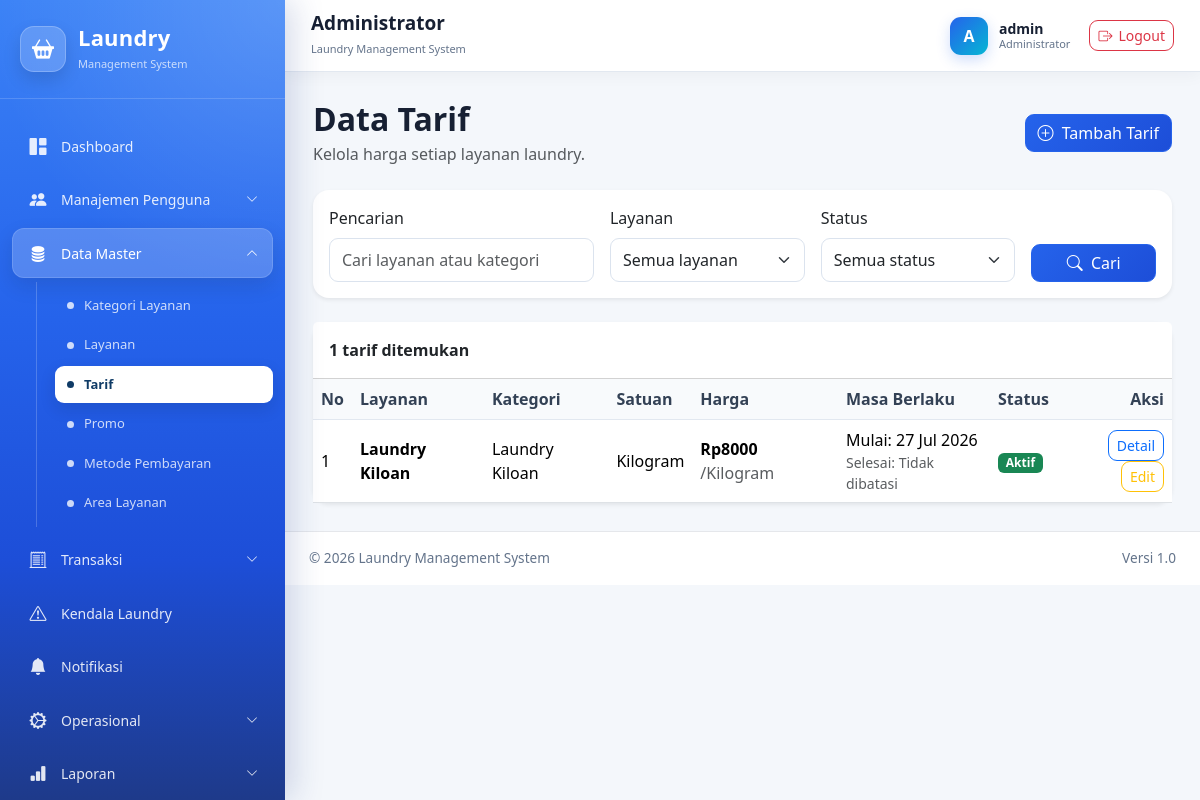
The page /administrator/tarif/ (signed in) on the database its author committed.
### administrator/models.py (models this page shows, shortened)
class User(AbstractUser):
    class Role(models.TextChoices):
        ADMINISTRATOR = "administrator", "Administrator"
        KASIR = "kasir", "Kasir"
        PETUGAS_LAUNDRY = "petugaslaundry", "Petugas Laundry"
        PELANGGAN = "pelanggan", "Pelanggan"
    role = models.CharField(
        max_length=30,
        choices=Role.choices,
        default=Role.PELANGGAN,
        db_index=True,
        verbose_name="Hak akses",
    )
    nomor_hp = models.CharField(
        max_length=20,
        unique=True,
        verbose_name="Nomor HP",
    )
    alamat = models.TextField(
        blank=True,
        verbose_name="Alamat",
    )
    foto = models.ImageField(
        upload_to="pengguna/foto/",
        blank=True,
        null=True,
        verbose_name="Foto",
    )
    is_verified = models.BooleanField(
        default=True,
        db_index=True,
        verbose_name="Terverifikasi",
        help_text="Akun pelanggan langsung aktif setelah registrasi.",
    )
    verified_at = models.DateTimeField(
        blank=True,
        null=True,
        verbose_name="Waktu verifikasi",
    )
    verified_by = models.ForeignKey(
        "self",
        on_delete=models.SET_NULL,
        blank=True,
        null=True,
        related_name="pengguna_diverifikasi",
        verbose_name="Diverifikasi oleh",
    )
    email = models.EmailField(
        unique=True,
        verbose_name="Email",
    )
    class Meta:
        verbose_name = "Pengguna"
        verbose_name_plural = "Data Pengguna"
        ordering = ["username"]
    def verifikasi(self, administrator):
        """
        Memverifikasi akun pelanggan.
        """
        self.is_verified = True
        self.is_active = True
        self.verified_at = timezone.now()
        self.verified_by = administrator
        self.save(
            update_fields=[
                "is_verified",
                "is_active",
                "verified_at",
                "verified_by",
            ]
        )

class Tarif(models.Model):
    layanan = models.ForeignKey(
        Layanan,
        on_delete=models.PROTECT,
        related_name="tarif_set",
        verbose_name="Layanan",
    )
    harga = models.DecimalField(
        max_digits=12,
        decimal_places=2,
        validators=[
            MinValueValidator(0),
        ],
        verbose_name="Harga",
    )
    tanggal_mulai = models.DateField(
        default=timezone.localdate,
        verbose_name="Tanggal mulai berlaku",
    )
    tanggal_selesai = models.DateField(
        blank=True,
        null=True,
        verbose_name="Tanggal selesai",
    )
    is_active = models.BooleanField(
        default=True,
        verbose_name="Aktif",
    )
    created_at = models.DateTimeField(
        auto_now_add=True,
    )
    updated_at = models.DateTimeField(
        auto_now=True,
    )
    class Meta:
        ordering = [
            "-tanggal_mulai",
            "-created_at",
        ]
        verbose_name = "Tarif"
        verbose_name_plural = "Tarif"

class TimeStampedModel(models.Model):
    created_at = models.DateTimeField(
        auto_now_add=True,
        verbose_name="Dibuat pada",
    )
    updated_at = models.DateTimeField(
        auto_now=True,
        verbose_name="Diubah pada",
    )
    class Meta:
        abstract = True

class Layanan(TimeStampedModel):
    class Satuan(models.TextChoices):
        KILOGRAM = "kg", "Kilogram"
        ITEM = "item", "Item"
        PASANG = "pasang", "Pasang"
        METER = "meter", "Meter"
        TRANSAKSI = "transaksi", "Per Transaksi"
    kategori = models.ForeignKey(
        KategoriLayanan,
        on_delete=models.PROTECT,
        related_name="layanan",
        verbose_name="Kategori",
    )
    nama = models.CharField(
        max_length=150,
        unique=True,
        verbose_name="Nama layanan",
    )
    kode = models.CharField(
        max_length=30,
        unique=True,
        verbose_name="Kode layanan",
    )
    satuan = models.CharField(
        max_length=20,
        choices=Satuan.choices,
        verbose_name="Satuan",
    )
    estimasi_hari = models.PositiveIntegerField(
        default=3,
        verbose_name="Estimasi pengerjaan",
        help_text="Estimasi pengerjaan dalam satuan hari.",
    )
    deskripsi = models.TextField(
        blank=True,
        verbose_name="Deskripsi",
    )
    is_express = models.BooleanField(
        default=False,
        verbose_name="Layanan express",
    )
    is_antar_jemput = models.BooleanField(
        default=False,
        verbose_name="Mendukung antar-jemput",
    )
    is_active = models.BooleanField(
        default=True,
        verbose_name="Aktif",
    )
    class Meta:
        verbose_name = "Layanan"
        verbose_name_plural = "Data Layanan"
        ordering = ["kategori__nama", "nama"]

class KategoriLayanan(TimeStampedModel):
    nama = models.CharField(
        max_length=100,
        unique=True,
        verbose_name="Nama kategori",
    )
    deskripsi = models.TextField(
        blank=True,
        verbose_name="Deskripsi",
    )
    is_active = models.BooleanField(
        default=True,
        verbose_name="Aktif",
    )
    class Meta:
        verbose_name = "Kategori Layanan"
        verbose_name_plural = "Kategori Layanan"
        ordering = ["nama"]

### administrator/views_tarif.py (the view, shortened to what this page needs)
@administrator_required
def tarif_list(request):
    tarif_queryset = (
        Tarif.objects
        .select_related(
            "layanan",
            "layanan__kategori",
        )
        .all()
    )
    keyword = request.GET.get(
        "q",
        "",
    ).strip()
    layanan_id = request.GET.get(
        "layanan",
        "",
    ).strip()
    status = request.GET.get(
        "status",
        "",
    ).strip()
    if layanan_id.isdigit():
        tarif_queryset = tarif_queryset.filter(
            layanan_id=layanan_id
        )
    if status == "aktif":
        tarif_queryset = tarif_queryset.filter(
            is_active=True
        )
    elif status == "nonaktif":
        tarif_queryset = tarif_queryset.filter(
            is_active=False
        )
    tarif_queryset = tarif_queryset.order_by(
        "layanan__nama",
        "-tanggal_mulai",
    )
    jumlah_tarif = tarif_queryset.count()
    paginator = Paginator(
        tarif_queryset,
        10,
    )
    page_obj = paginator.get_page(
        request.GET.get("page")
    )
    layanan_choices = (
        Layanan.objects
        .select_related("kategori")
        .all()
        .order_by(
            "kategori__nama",
            "nama",
        )
    )
    context = {
        "page_obj": page_obj,
        "jumlah_tarif": jumlah_tarif,
        "keyword": keyword,
        "layanan_filter": layanan_id,
        "status_filter": status,
        "layanan_choices": layanan_choices,
    }
    return render(
        request,
        "administrator/tarif/tarif_list.html",
        context,
    )

### templates/administrator/tarif/tarif_list.html (shortened to what this page needs)
{% extends "base.html" %}
{% block content %}
<div class="d-flex flex-wrap justify-content-between align-items-center mb-4">
    <div>
        <h2 class="fw-bold mb-1">
            Data Tarif
        </h2>
        <p class="text-muted mb-0">
            Kelola harga setiap layanan laundry.
        </p>
    </div>
    <a
        href="{% url 'administrator:tarif_create' %}"
        class="btn btn-primary mt-3 mt-md-0"
    >
        <i class="bi bi-plus-circle me-1"></i>
        Tambah Tarif
    </a>
</div>
<div class="card border-0 shadow-sm mb-4">
    <div class="card-body">
        <form method="get">
            <div class="row g-3">
                <div class="col-lg-4">
                    <label class="form-label">
                        Pencarian
                    </label>
                    <input
                        type="text"
                        name="q"
                        value="{{ keyword }}"
                        class="form-control"
                        placeholder="Cari layanan atau kategori"
                    >
                </div>
                <div class="col-md-4 col-lg-3">
                    <label class="form-label">
                        Layanan
                    </label>
                    <select
                        name="layanan"
                        class="form-select"
                    >
                        <option value="">
                            Semua layanan
                        </option>
                    </select>
                </div>
                <div class="col-md-4 col-lg-3">
                    <label class="form-label">
                        Status
                    </label>
                    <select
                        name="status"
                        class="form-select"
                    >
                        <option value="">
                            Semua status
                        </option>
                    </select>
                </div>
                <div class="col-md-4 col-lg-2 d-flex align-items-end">
                    <button
                        type="submit"
                        class="btn btn-primary w-100"
                    >
                        <i class="bi bi-search me-1"></i>
                        Cari
                    </button>
                </div>
            </div>
        </form>
    </div>
</div>
<div class="card border-0 shadow-sm">
    <div class="card-header bg-white py-3">
        <strong>
            {{ jumlah_tarif }} tarif ditemukan
        </strong>
    </div>
    <div class="card-body p-0">
        <div class="table-responsive">
            <table class="table table-hover align-middle mb-0">
                <thead class="table-light">
                    <tr>
                        <th>No</th>
                        <th>Layanan</th>
                        <th>Kategori</th>
                        <th>Satuan</th>
                        <th>Harga</th>
                        <th>Masa Berlaku</th>
                        <th>Status</th>
                        <th class="text-end">
                            Aksi
                        </th>
                    </tr>
                </thead>
                <tbody>
                    {% for tarif in page_obj %}
                        <tr>
                            <td>
                                {{ page_obj.start_index|add:forloop.counter0 }}
                            </td>
                            <td>
                                <strong>
                                    {{ tarif.layanan.nama }}
                                </strong>
                            </td>
                            <td>
                                {{ tarif.layanan.kategori.nama }}
                            </td>
                            <td>
                                {{ tarif.layanan.get_satuan_display|default:tarif.layanan.satuan }}
                            </td>
                            <td>
                                <strong>
                                    Rp{{ tarif.harga|floatformat:0 }}
                                </strong>
                                <span class="text-muted">
                                    /{{ tarif.layanan.get_satuan_display|default:tarif.layanan.satuan }}
                                </span>
                            </td>
                            <td>
                                <div>
                                    Mulai:
                                    {{ tarif.tanggal_mulai|date:"d M Y" }}
                                </div>
                                <div class="small text-muted">
                                    Selesai:
                                    {% if tarif.tanggal_selesai %}
                                        {{ tarif.tanggal_selesai|date:"d M Y" }}
                                    {% else %}
                                        Tidak dibatasi
                                    {% endif %}
                                </div>
                            </td>
                            <td>
                                {% if tarif.is_active %}
                                    <span class="badge bg-success">
                                        Aktif
                                    </span>
                                {% else %}
                                    <span class="badge bg-secondary">
                                        Nonaktif
                                    </span>
                                {% endif %}
                            </td>
                            <td class="text-end">
                                <a
                                    href="{% url 'administrator:tarif_detail' tarif.pk %}"
                                    class="btn btn-sm btn-outline-primary"
                                >
                                    Detail
                                </a>
                                <a
                                    href="{% url 'administrator:tarif_update' tarif.pk %}"
                                    class="btn btn-sm btn-outline-warning"
                                >
                                    Edit
                                </a>
                            </td>
                        </tr>
                    {% endfor %}
                </tbody>
            </table>
        </div>
    </div>
</div>
{% endblock %}

### templates/includes/navbar.html (shortened to what this page needs)
<nav class="top-navbar">
    <div class="navbar-left">
        <div>
            <h5 class="navbar-title">
                {% if request.user.role == "administrator" %}
                    Administrator
                {% elif request.user.role == "kasir" %}
                    Kasir
                {% elif request.user.role == "petugaslaundry" %}
                    Petugas Laundry
                {% elif request.user.role == "pelanggan" %}
                    Pelanggan
                {% else %}
                    Laundry Management System
                {% endif %}
            </h5>
            <small class="navbar-subtitle">
                Laundry Management System
            </small>
        </div>
    </div>
    <div class="navbar-user">
        <div class="user-avatar">
            {{ request.user.username|first|upper }}
        </div>
        <div class="user-info">
            <span class="user-name">
                {{ request.user.get_full_name|default:request.user.username }}
            </span>
            <small>
                {{ request.user.get_role_display }}
            </small>
        </div>
        <a
            href="{% url 'logout' %}"
            class="btn btn-outline-danger btn-sm logout-button"
            title="Logout"
        >
            <i class="bi bi-box-arrow-right"></i>
            <span>Logout</span>
        </a>
    </div>
</nav>

### rows shown on the page
User: user.username|first "A", user.get_full_name "admin", user.role "Administrator"
Tarif: start_index|add "1", layanan.nama "Laundry Kiloan", layanan.kategori.nama "Laundry Kiloan", layanan.satuan "Kilogram", harga "8000", tanggal_mulai "27 Jul 2026", shows "Tidak dibatasi", is_active "Aktif"

### other values the page prints
{{ jumlah_tarif }} "1"
